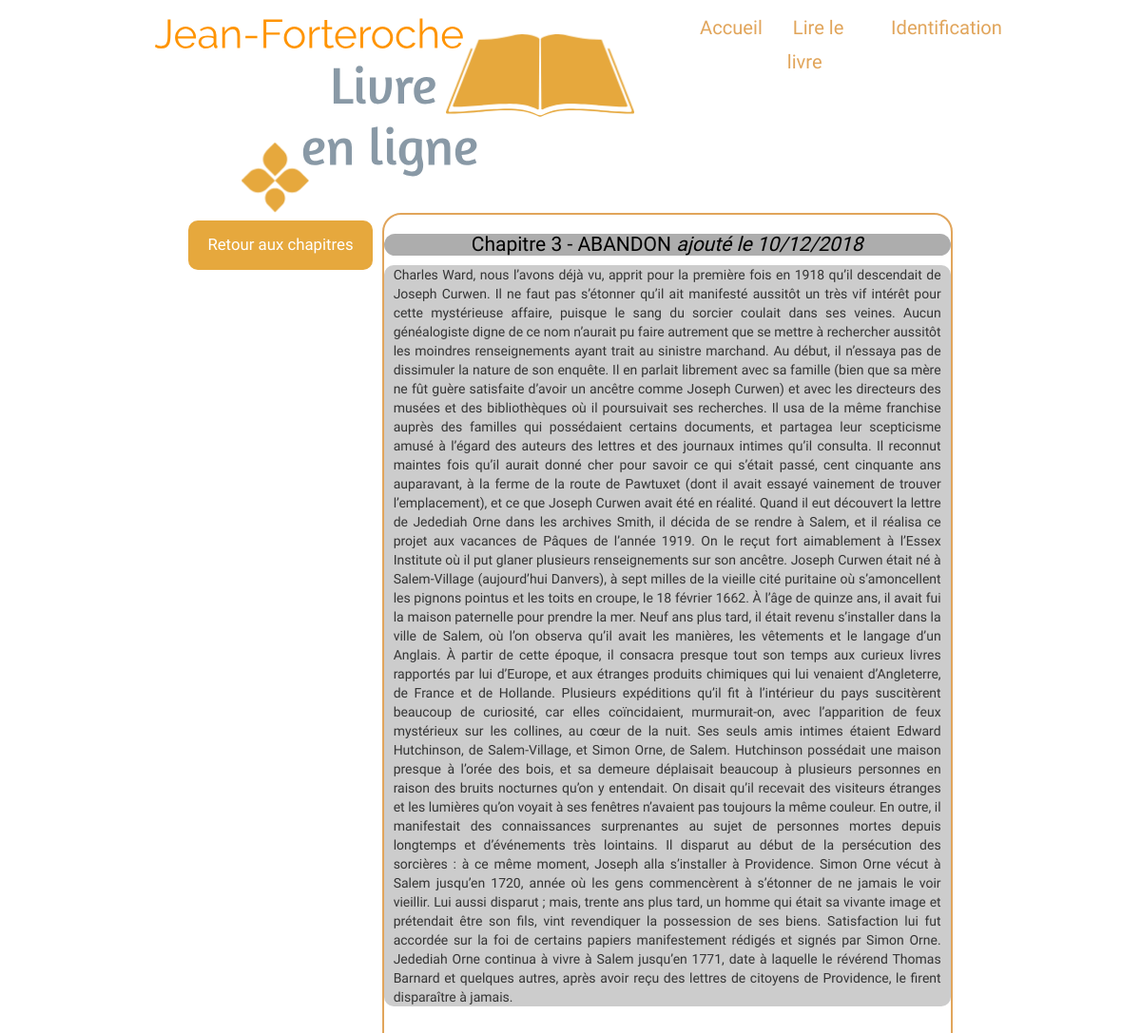
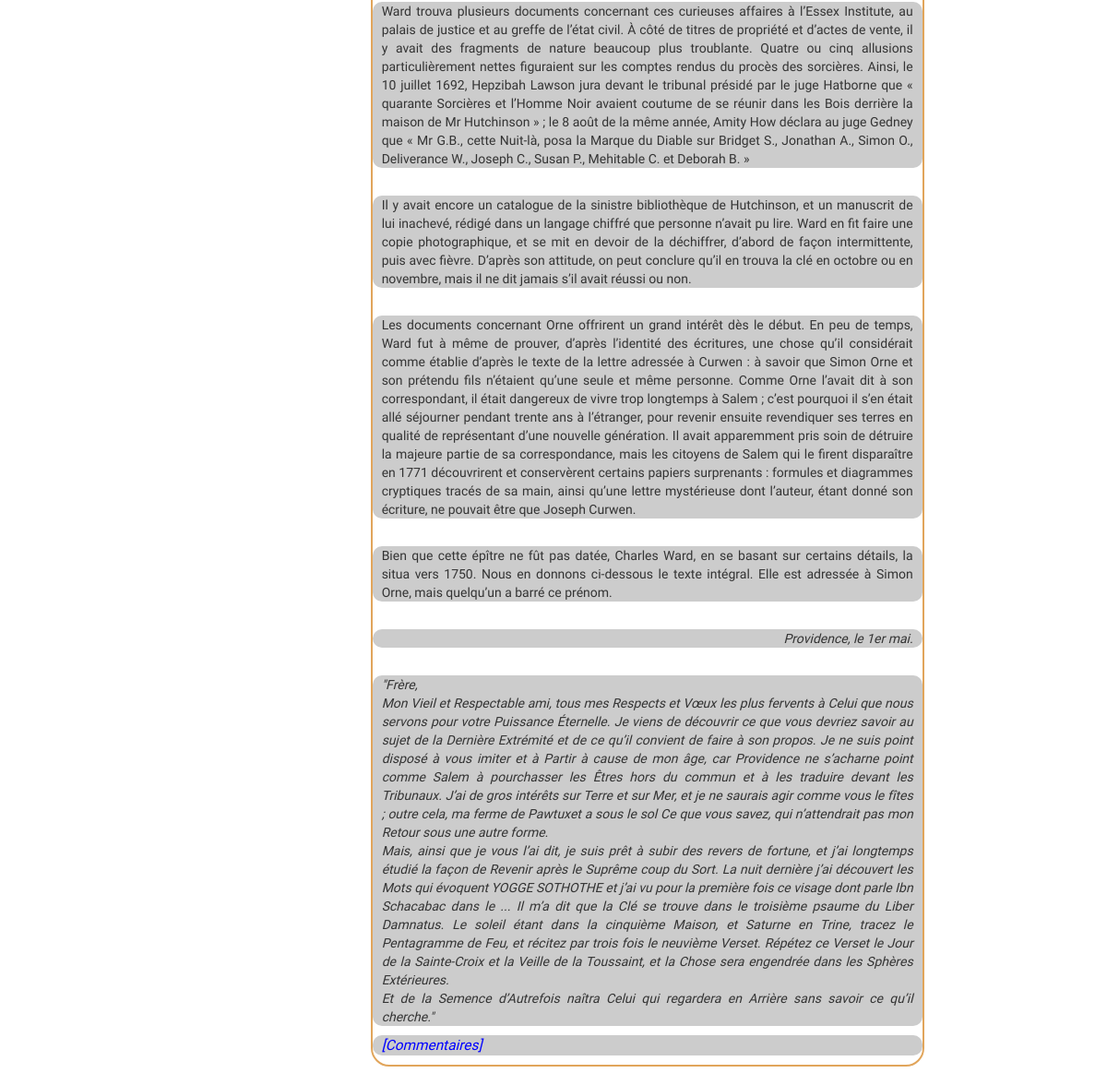
The app's page /index.php?action=post&id=3 with its own data (2 pictures, top to bottom).
### tables this page shows
CREATE TABLE IF NOT EXISTS `posts` (
  `id` int(11) NOT NULL AUTO_INCREMENT,
  `chapter_id` int(11) NOT NULL,
  `post_title` varchar(255) NOT NULL,
  `post_content` text NOT NULL,
  `creation_date` datetime NOT NULL,
  PRIMARY KEY (`id`)
);

### controller/ControllerPosts.php (called while the page is built, shortened)
<?php
require_once('model/PostManager.php');
class ControllerPosts extends Controller
{
    public function post($postId)
    {
        $postManager = new PostManager();
        $post        = $postManager->getPost($postId);
        require('view/postView.php');
    }
}

### model/PostManager.php (called while the page is built, shortened)
<?php
class PostManager extends Manager
{
    public function getPost($postId)
    {
        $db = $this->dbConnect();
        $req = $db->prepare('SELECT id, chapter_id, post_title, post_content, DATE_FORMAT(creation_date, \'%d/%m/%Y\') AS creation_date_fr FROM posts WHERE id = ?');
        $req->execute(array($postId));
        $post = $req->fetch();
        return $post;
    }
}

### view/postView.php (the view, shortened to what this page needs)
<div class="body_container">
        <a class="back_link" href="index.php?action=allPosts">Retour aux chapitres</a>
    <div class="index_pages_link">
        <div class="chapter_container">
            <div class="chapter">
                <h3>
                    <?= htmlspecialchars($post['post_title']) ?>
                    <em> ajouté le <?= $post['creation_date_fr'] ?></em>
                </h3>
                <p>
                    <?= nl2br($post['post_content']) ?>
                </p>
                <p>
                    <em><a class="comments" href="index.php?action=comments&amp;id=<?= $post['id'] ?>">[Commentaires]</a></em>
                    <br />
                </p>
            </div>
        </div>
    </div>
<?php require('template.php'); ?>

### public/css/style.css (style rules this page uses)
body { font-family: 'Roboto Regular', serif; }
h1, h3 { text-align:center; }
h3 { background-color:#adadad; color:black; border-radius: 20px; font-size:1.5em; margin-bottom:0px; }
.body_container { display: flex; justify-content: center; align-items: flex-start; }
.back_link { font-size: 1.2em; background-color: #E6A83D; color: white; padding: 14px 20px; margin: 8px 0; border: none; border-radius: 10px; cursor: pointer; margin-right: 10px; }
.index_pages_link { display: flex; width: 50%; flex-direction: column; justify-content: center; }
.chapter_container { border: 2px solid #e1a55b; border-radius: 20px; margin-bottom: 20px; }
.chapter p { background-color:#CCCCCC; margin-top:0px; padding-left: 10px; padding-right: 10px; border-radius: 10px; }
.chapter { margin:auto; }
.comments { text-decoration: none; color: blue; font-size: 1.1em; }

### records on screen
posts: post_title "Chapitre 3 - ABANDON", post_content "Charles Ward, nous l’avons déjà vu, apprit pour la première fois en 1918 qu’il descendait de Joseph Curwen. Il ne faut pas s’étonner qu’il ait manifesté aussitôt un très vif intérêt pour cette mystérieuse affaire, puisque le sang du sorcier coulait dans ses veines. Aucun généalogiste digne de ce nom n’aurait pu faire autrement que se mettre à rechercher aussitôt les moindres renseignements ayant trait au sinistre marchand. Au début, il n’essaya pas de dissimuler la nature de son enquête. Il en parlait librement avec sa famille (bien que sa mère ne fût guère satisfaite d’avoir un ancêtre comme Joseph Curwen) et avec les directeurs des musées et des bibliothèques où il poursuivait ses…"

### other values on screen
$post['creation_date_fr'] "10/12/2018"
